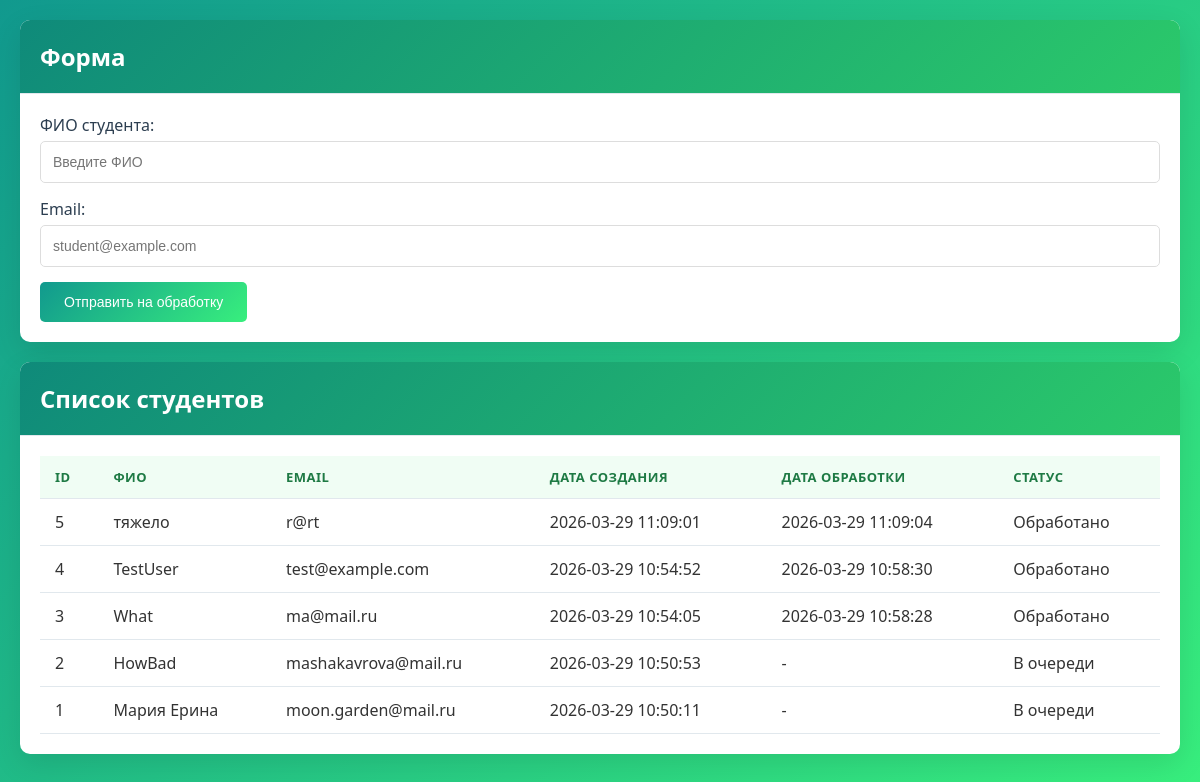
The page / on the database its author committed.
### tables this page shows
CREATE TABLE students (
                        id INTEGER PRIMARY KEY AUTOINCREMENT,
                        name TEXT NOT NULL,
                        email TEXT UNIQUE NOT NULL,
                        created_at DATETIME DEFAULT CURRENT_TIMESTAMP,
                        processed_at DATETIME
                    );

### db.php (called while the page is built, shortened)
<?php
class Database {
    private static $instance = null;
    public static function getConnection() {
        if (self::$instance === null) {
            try {
                self::$instance = new PDO('sqlite:/var/www/html/database.sqlite');
                self::$instance->setAttribute(PDO::ATTR_ERRMODE, PDO::ERRMODE_EXCEPTION);
                self::$instance->exec("
                    CREATE TABLE IF NOT EXISTS students (
                        id INTEGER PRIMARY KEY AUTOINCREMENT,
                        name TEXT NOT NULL,
                        email TEXT UNIQUE NOT NULL,
                        created_at DATETIME DEFAULT CURRENT_TIMESTAMP,
                        processed_at DATETIME
                    )
                ");
            } catch (PDOException $e) {
                die("Database connection failed: " . $e->getMessage());
            }
        }
        return self::$instance;
    }
}

### Student.php (called while the page is built, shortened)
<?php
require_once 'db.php';
class Student {
    private $db;
    public function __construct() {
        $this->db = Database::getConnection();
    }
    public function getAll() {
        $stmt = $this->db->query("SELECT * FROM students ORDER BY created_at DESC");
        return $stmt->fetchAll(PDO::FETCH_ASSOC);
    }
}

### index.php (the view, shortened to what this page needs)
<?php
require_once 'Student.php';
$student = new Student();
$students = $student->getAll();
?>
<!DOCTYPE html>
<html lang="ru">
<head>
    <link rel="stylesheet" href="style.css">
</head>
<body>
    <div class="container">
        <div class="card">
            <div class="card-header">
                <h2>Форма</h2>
            </div>
            <div class="card-body">
                <form id="studentForm">
                    <div class="form-group">
                        <label for="name">ФИО студента:</label>
                        <input type="text" id="name" name="name" required placeholder="Введите ФИО">
                    </div>
                    <div class="form-group">
                        <label for="email">Email:</label>
                        <input type="email" id="email" name="email" required placeholder="student@example.com">
                    </div>
                    <button type="submit">Отправить на обработку</button>
                </form>
            </div>
        </div>
        <div class="card">
            <div class="card-header">
                <h2>Список студентов</h2>
            </div>
            <div class="card-body">
                <table>
                    <thead>
                        <tr>
                            <th>ID</th>
                            <th>ФИО</th>
                            <th>Email</th>
                            <th>Дата создания</th>
                            <th>Дата обработки</th>
                            <th>Статус</th>
                        </tr>
                    </thead>
                    <tbody>
                        <?php if (empty($students)): ?>
                        <tr>
                            <td colspan="6" style="text-align: center;">Нет данных</td>
                        </tr>
                        <?php else: ?>
                            <?php foreach ($students as $student): ?>
                            <tr>
                                <td><?php echo htmlspecialchars($student['id']); ?></td>
                                <td><?php echo htmlspecialchars($student['name']); ?></td>
                                <td><?php echo htmlspecialchars($student['email']); ?></td>
                                <td><?php echo htmlspecialchars($student['created_at']); ?></td>
                                <td><?php echo $student['processed_at'] ? htmlspecialchars($student['processed_at']) : '-'; ?></td>
                                <td>
                                    <?php if ($student['processed_at']): ?>
                                        <span class="status-processed">Обработано</span>
                                    <?php else: ?>
                                        <span class="status-pending">В очереди</span>
                                    <?php endif; ?>
                                </td>
                            </tr>
                            <?php endforeach; ?>
                        <?php endif; ?>
                    </tbody>
                </table>
            </div>
        </div>
    </div>
</body>
</html>

### style.css (style rules this page uses)
* { margin: 0; padding: 0; box-sizing: border-box; }
body { font-family: 'Segoe UI', Tahoma, Geneva, Verdana, sans-serif; background: linear-gradient(135deg, #11998e 0%, #38ef7d 100%); min-height: 100vh; padding: 20px; color: #333; }
.container { max-width: 1200px; margin: 0 auto; }
.card { background: white; border-radius: 10px; box-shadow: 0 10px 30px rgba(0, 0, 0, 0.1); margin-bottom: 20px; overflow: hidden; animation: fadeIn 0.6s ease-out; }
.card-header { background: linear-gradient(135deg, #0f8a7a 0%, #2bc96a 100%); padding: 20px; border-bottom: 1px solid #e1e8ed; display: flex; justify-content: space-between; align-items: center; }
.card-header h2 { color: white; font-size: 1.5rem; margin: 0; }
.card-body { padding: 20px; }
.form-group { margin-bottom: 15px; }
.form-group label { display: block; margin-bottom: 5px; color: #2c3e50; font-weight: 500; }
input[type="text"], input[type="email"] { width: 100%; padding: 12px; border: 1px solid #ddd; border-radius: 5px; font-size: 14px; transition: all 0.3s ease; }
button, .btn { background: linear-gradient(135deg, #11998e 0%, #38ef7d 100%); color: white; border: none; padding: 12px 24px; border-radius: 5px; cursor: pointer; font-size: 14px; font-weight: 500; transition: all 0.3s ease; display: inline-flex; align-items: center; gap: 8px; }
table { width: 100%; border-collapse: collapse; }
th, td { padding: 12px 15px; text-align: left; border-bottom: 1px solid #e1e8ed; }
th { background: #f0fdf4; color: #1e7a44; font-weight: 600; font-size: 13px; text-transform: uppercase; letter-spacing: 0.5px; }
tbody tr { transition: background 0.2s ease; }

### rows shown on the page
students: id "5", name "тяжело", email "r@rt", created_at "2026-03-29 11:09:01", processed_at "2026-03-29 11:09:04", shows "Обработано"
students: id "4", name "TestUser", email "test@example.com", created_at "2026-03-29 10:54:52", processed_at "2026-03-29 10:58:30", shows "Обработано"
students: id "3", name "What", email "ma@mail.ru", created_at "2026-03-29 10:54:05", processed_at "2026-03-29 10:58:28", shows "Обработано"
students: id "2", name "HowBad", email "mashakavrova@mail.ru", created_at "2026-03-29 10:50:53", shows "В очереди"
students: id "1", name "Мария Ерина", email "moon.garden@mail.ru", created_at "2026-03-29 10:50:11", shows "В очереди"
